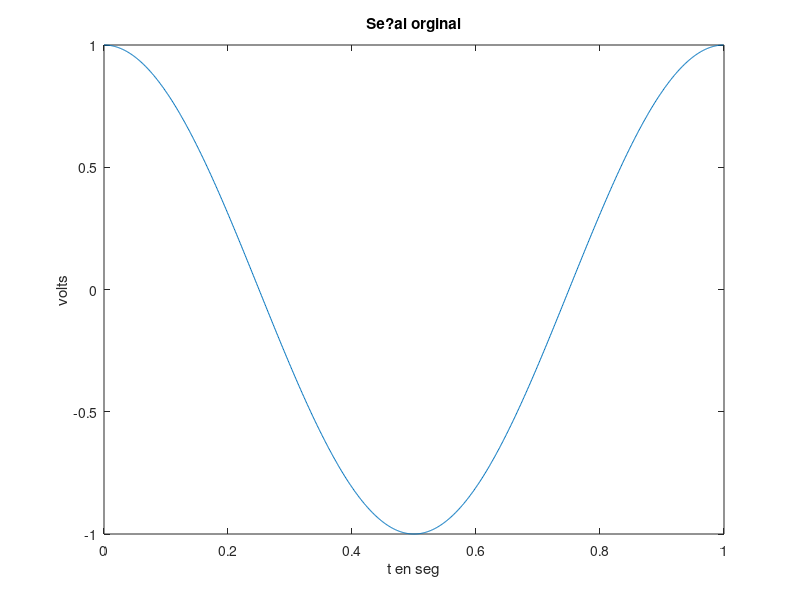

Write MATLAB code to recreate this figure. (Note: this script raises an error after producing the figure.)
%close all;
clear variables;
%---------------parametros del muestreo de los datos-----------------------
% Es crucial saber el periodo de muestreo o la frecuenca de muestreo (el
% inverso del periodo)
Tmuestreo=0.001;
%Tiempo en el que se grabaron los datos (note que se quita un deltat porque
%la primera medici?n sucedi? en t=0 no en t=deltat)
TGrabacion=1; %unidades en segundos del tiempo de grabacion
tmax=TGrabacion-Tmuestreo;
%Se forma un vector con la variable independiente (en este caso t)
t=0:Tmuestreo:tmax; %es un vector que va de 0 a tmax en incrementos de deltat
%-------------parametros de la se?al a analizar----------------------------
%ahora se genera la se?al qye se estar? analizando
frecSenal1=1; %hz
%amplitud de la senal:
A1=1;
%dado que el cos necesita de ?ngulos en radianes omega*t=2*Pi*f*t
senal=A1*cos(2*pi*frecSenal1*t);
%graficando la senal:
figure();
plot(t,senal);
title('Se?al orginal');
axis on;
xlabel('t en seg');
ylabel('volts');
%calculando la transformada de Fourier
FFTsenal=fft(senal);
%calculando el vector de frecuencias:
vfrec=CalcVectFrec(senal,Tmuestreo);
figure();
plot(fftshift(vfrec),abs(fftshift(FFTsenal)));
title ('Modulo de la transformada de Fourier de la se?al'); 
xlabel('Frecuencia en Hz');
ylabel('|FFT|');